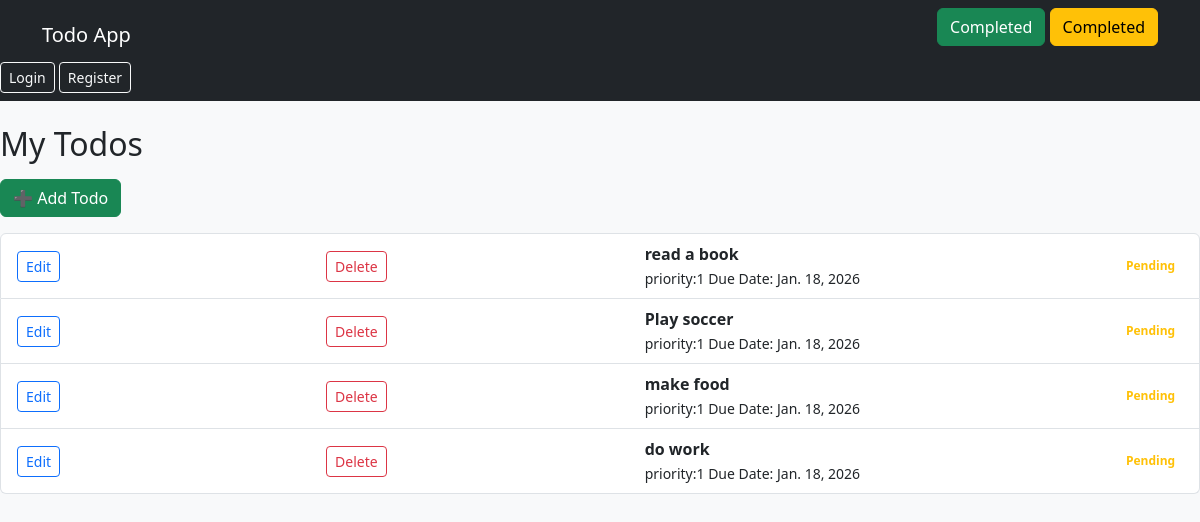
Before: /todos/ (signed in) with the older database file.
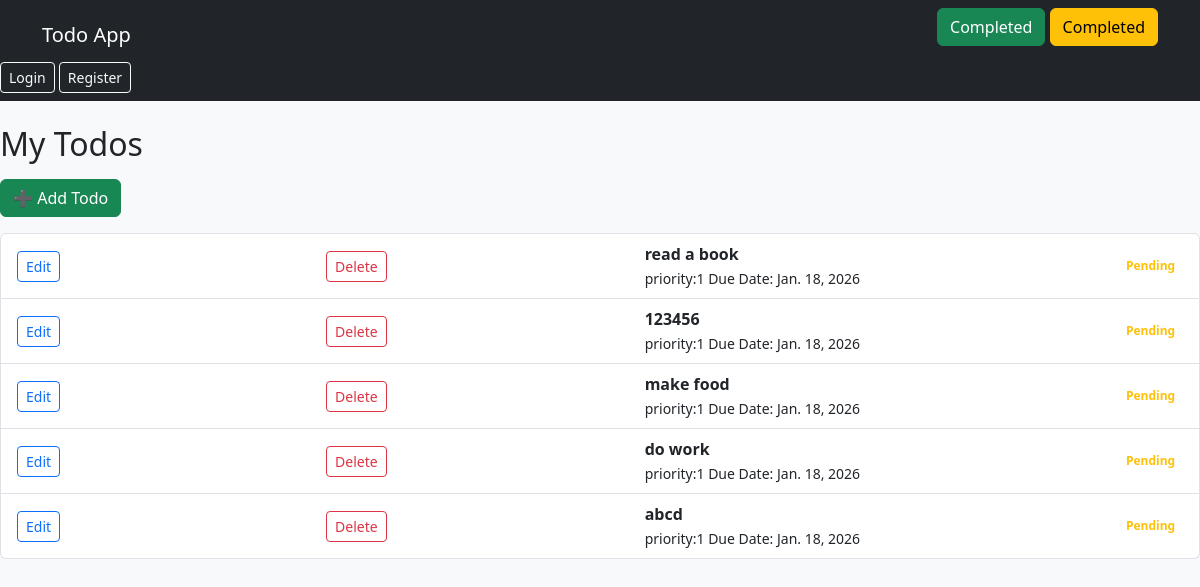
After: the same page with the newer database file.
### todoapp/models.py (models this page shows, shortened)
class Todo(models.Model):
    user = models.ForeignKey(User, on_delete=models.CASCADE)
    title = models.CharField(max_length=40)
    description = models.TextField()
    priority = models.IntegerField(default=1)
    due_date = models.DateField(null=True, blank=True)
    is_completed = models.BooleanField(default=False)
    created_at = models.DateTimeField(auto_now_add=True)

### todoapp/views.py (the view)
# urls.py: path('todos/', todo_list, name="todo_list"),
@login_required
def todo_list(request):
    todos = Todo.objects.all()
    return render(request, 'todoapp/todo_list.html', {'todos': todos})

### todoapp/templates/todoapp/todo_list.html
{% extends 'todoapp/base.html' %}
{% block content %}
<h2 class="mb-3">My Todos</h2>
{% if todos %}
    <a href="{% url 'add_todo' %}" class="btn btn-success mb-3">➕ Add Todo </a>
<ul class="list-group">
    {% for todo in todos %}
            <li class="list-group-item d-flex justify-content-between align-items-center">
                <a href="{% url 'update_todo' todo.id %}" class="btn btn-sm btn-outline-primary"> Edit</a>
                 <a href="{% url 'delete_todo' todo.id %}" class="btn btn-sm btn-outline-danger ms-2"> Delete</a>
                <div>
            <strong>{{ todo.title }}</strong><br>
            <small>
                priority:{{ todo.priority }}
                Due Date: {{ todo.due_date }}
            </small>
        </div>
            {% if todo.is_completed %}
                <span class="badge text-seccess">Completed </span>
            {% else %}
                <span class="badge text-warning">Pending</span>
            {% endif %}
        </li>
    {% endfor %}
</ul>
{% else %}
    <p> class= "text-muted NO task yet </p>
{% endif %}
{% endblock %}

### todoapp/templates/todoapp/base.html (shortened to what this page needs)
<!DOCTYPE html>
<html>
   <head>
        <link href="https://cdn.jsdelivr.net/npm/bootstrap@5.3.8/dist/css/bootstrap.min.css"
        rel="stylesheet"
>
   </head>
   <body class="bg-light">
    <nav class="navbar navbar-dark bg-dark mb-4">
            <div class="container">
                <a href="{% url 'todo_list'%}" class="navbar-brand">Todo App</a>
                <div>
                    <a href="{% url 'completed_todos' %}" class = "btn btn-success mb-3">Completed</a>
                    <a href="{% url 'pending_todos' %}" class="btn btn-warning mb-3">Completed</a>
                </div>
            </div>
            <div>
                {% if user.is_authentication %}
                <span class="">Hello {{user.username}}</span>
                <a href="{% url 'logout' %}" class="btn btn-outline-light btn-sm">Logout</a>
                {% else %}
                <a href="{% url 'login' %}" class="btn btn-outline-light btn-sm">Login</a>
                <a href="{% url 'login' %}" class="btn btn-outline-light btn-sm">Register</a>
                {% endif %}
            </div>
    </nav
    <div class="container">
        {% block content %}
        {% endblock %}
    </body>
</html>

Changed rows visible on the page:
changed Todo (number 2 of 5 on the later page): title "Play soccer" → "123456"
added Todo: title "abcd", priority "1", due_date "Jan. 18, 2026", is_completed "Pending"
